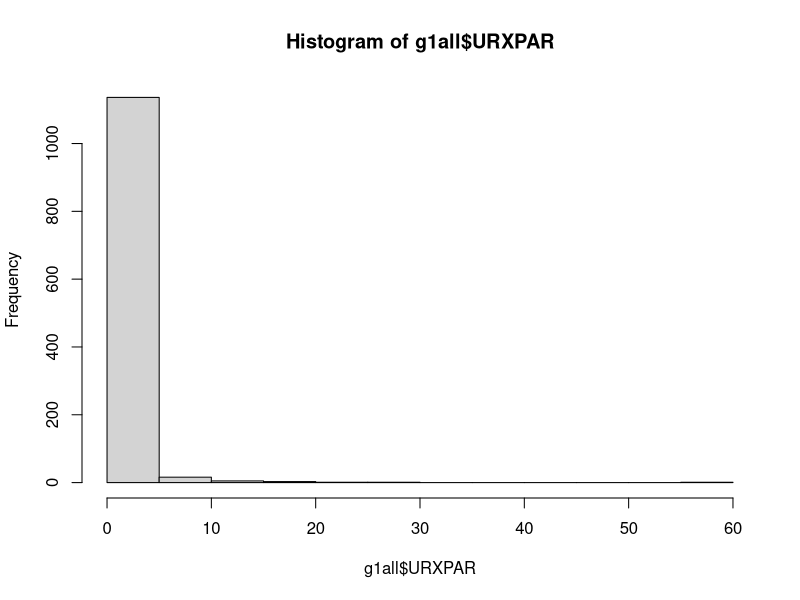
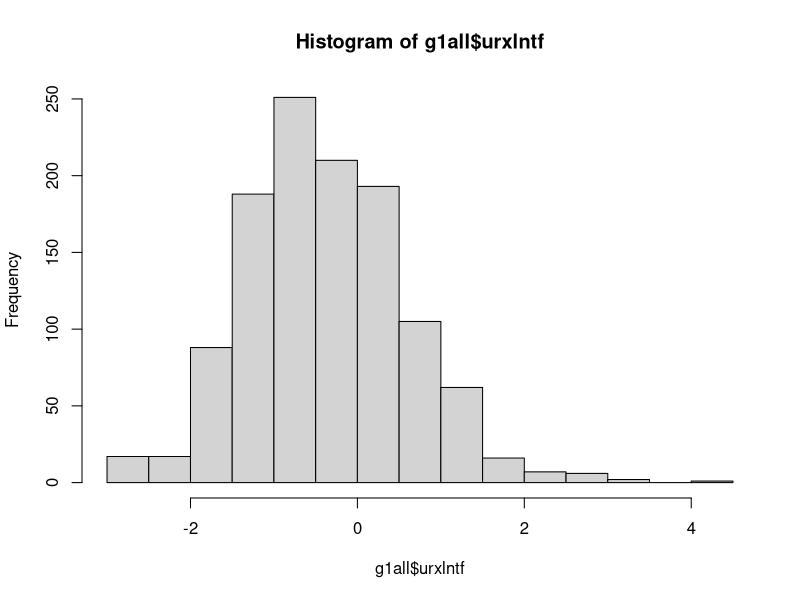
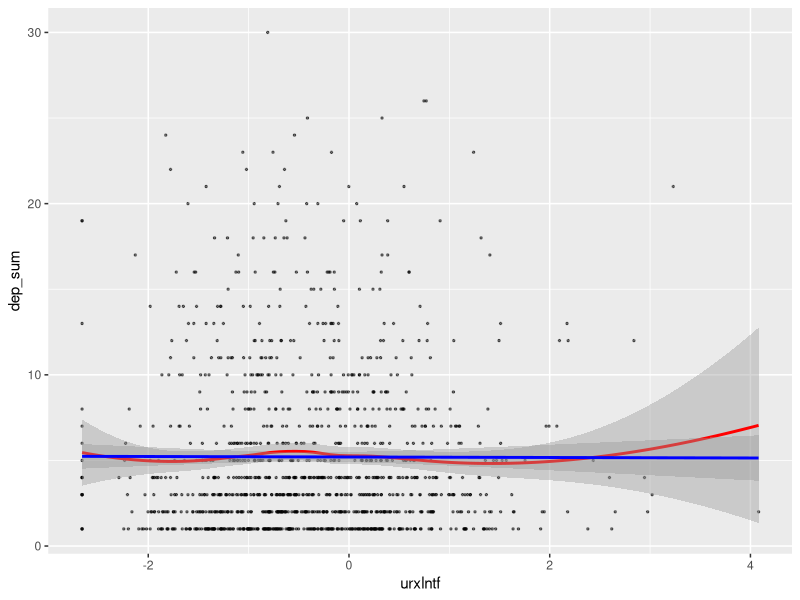
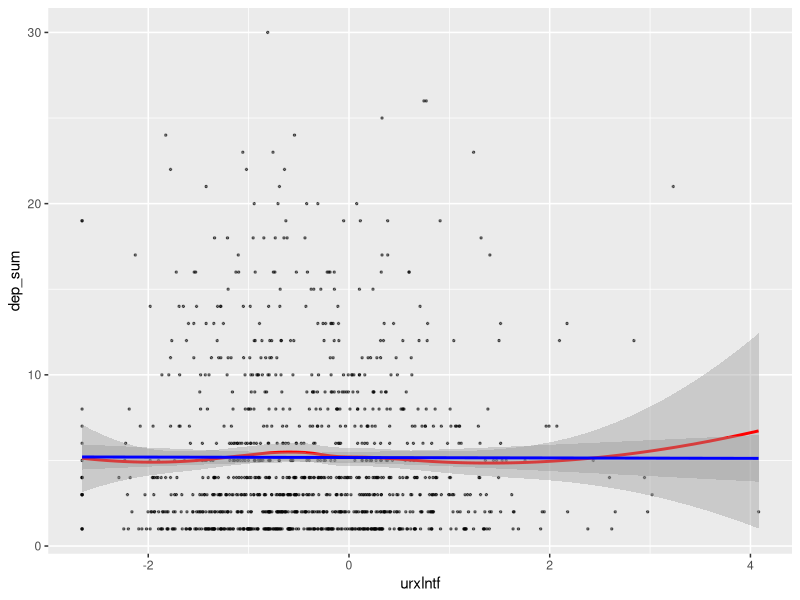

Source code (R) for these figures, in order:
library(tidyverse) # If you haven't installed previously, first use: install.packages("tidyverse")

conf2013 = read.csv("confounders2013.csv") # Create object for confounders
group1 = read.csv("group1.csv") # Create object for group 4 variables


# Create a new variable "dep_sum" that is the sum of DPQ010 to DPQ100
names(group1) # Check what the column numbers are for DPQ010 to DPQ100 - 17 through 26
group1$dep_sum = rowSums(group1[, c(17:26)]) # Create dep_sum variable
head(group1, n = 10) # Check that deep_sum is the sum of DPQ010 to DPQ100 by looking at 10 first rows

# Create a new object that only has the variables of interest (confounders haven't been added yet)
g1sm = dplyr::select(group1,"SEQN", "URXPAR", "dep_sum") # Limit your variables to those used for exposure and outcome
head(g1sm, n = 20) # Look at the first 20 rows of your object
g1sm = na.omit(g1sm) # Eliminate observations that have NA values
head(g1sm, n = 20) # Check the first 20 rows again

# Merge your dataset with the confounders dataset
g1all = merge(g1sm, conf2013, by="SEQN") # This will only merge the observations that have matching SEQN
head(g1all, n = 20) # Look at first 20 observations - note that some of the confounders have NA, but we won't worry about that
write_csv(g1all, "g1all.csv") # Write a csv file that has all your variables and confounders

#Looking more closely at your data
summary(g1all) # Look at summary statistics.
hist(g1all$URXPAR)
quantile(g1all$URXPAR, probs = seq(0, 1, 0.1), na.rm = TRUE)
quantile(g1all$URXPAR, probs = seq(0.9, 1, 0.01), na.rm = TRUE)
largep01 <- dplyr::filter(g1all, g1all$URXPAR > 10)
summary(largep01)

g1all$urxlntf <- log(g1all$URXPAR)
hist(g1all$urxlntf)

glm.g1all = glm(dep_sum ~ urxlntf, data = g1all)
ggplot(data = glm.g1all, mapping = aes(x = urxlntf, y = dep_sum)) +
  geom_point(size = 0.5, alpha = 0.5) +
  geom_smooth(method = "loess", color = "red") +
  geom_smooth(method = "lm", color = "blue")

glm.g1allconf = glm(dep_sum ~ urxlntf + RIDAGEYR + RIAGENDR + RIDRETH3 + INDHHIN2 + INDFMPIR, data = g1all)
ggplot(data = glm.g1allconf, mapping = aes(x = urxlntf, y = dep_sum)) +
  geom_point(size = 0.5, alpha = 0.5) +
  geom_smooth(method = "loess", color = "red") +
  geom_smooth(method = "lm", color = "blue")


